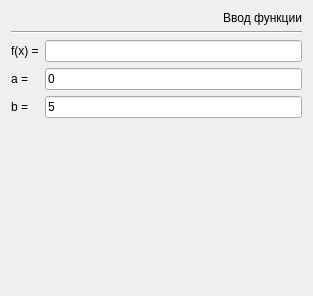
<?xml version="1.0" encoding="UTF-8"?>
<ui version="4.0">
 <class>integral_input_widget</class>
 <widget class="QWidget" name="integral_input_widget">
  <property name="geometry">
   <rect>
    <x>0</x>
    <y>0</y>
    <width>313</width>
    <height>296</height>
   </rect>
  </property>
  <property name="windowTitle">
   <string>Form</string>
  </property>
  <layout class="QGridLayout" name="gridLayout">
   <item row="1" column="0">
    <layout class="QFormLayout" name="formLayout">
     <item row="0" column="0">
      <widget class="QLabel" name="label">
       <property name="text">
        <string>f(x) =</string>
       </property>
      </widget>
     </item>
     <item row="0" column="1">
      <widget class="QLineEdit" name="fx_edit">
       <property name="text">
        <string/>
       </property>
      </widget>
     </item>
     <item row="1" column="0">
      <widget class="QLabel" name="label_2">
       <property name="text">
        <string>a = </string>
       </property>
      </widget>
     </item>
     <item row="1" column="1">
      <widget class="QLineEdit" name="a_edit">
       <property name="text">
        <string>0</string>
       </property>
      </widget>
     </item>
     <item row="2" column="0">
      <widget class="QLabel" name="label_3">
       <property name="text">
        <string>b = </string>
       </property>
      </widget>
     </item>
     <item row="2" column="1">
      <widget class="QLineEdit" name="b_edit">
       <property name="text">
        <string>5</string>
       </property>
      </widget>
     </item>
    </layout>
   </item>
   <item row="0" column="0">
    <layout class="QVBoxLayout" name="verticalLayout">
     <item>
      <widget class="QLabel" name="label_4">
       <property name="text">
        <string>Ввод функции</string>
       </property>
       <property name="alignment">
        <set>Qt::AlignRight|Qt::AlignTrailing|Qt::AlignVCenter</set>
       </property>
      </widget>
     </item>
     <item>
      <widget class="Line" name="line">
       <property name="orientation">
        <enum>Qt::Horizontal</enum>
       </property>
      </widget>
     </item>
    </layout>
   </item>
   <item row="2" column="0">
    <spacer name="verticalSpacer">
     <property name="orientation">
      <enum>Qt::Vertical</enum>
     </property>
     <property name="sizeHint" stdset="0">
      <size>
       <width>20</width>
       <height>40</height>
      </size>
     </property>
    </spacer>
   </item>
  </layout>
 </widget>
 <resources/>
 <connections/>
</ui>
